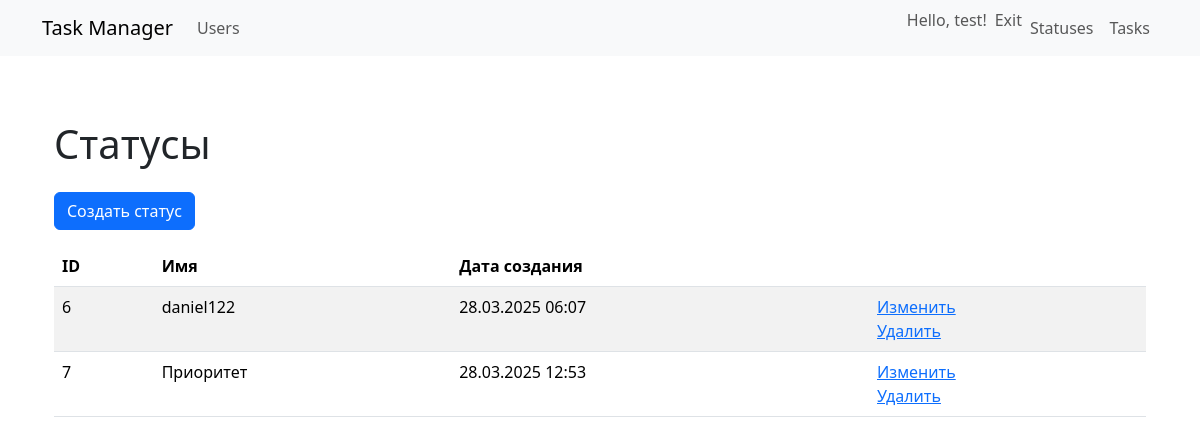
The page /statuses/ (signed in) on the database its author committed.
### user/models.py (models this page shows, shortened)
class User(AbstractUser):
    created_at = models.DateTimeField(auto_now_add=True)
    USERNAME_FIELD = "username"
    REQUIRED_FIELDS = []

### statuses/models.py (models this page shows, shortened)
class Status(models.Model):
    name = models.CharField(
        max_length=100,
        unique=True,
        verbose_name=_("Имя")
    )
    created_at = models.DateTimeField(
        auto_now_add=True,
        verbose_name=_("Дата создания")
    )
    class Meta:
        verbose_name = _("Статус")
        verbose_name_plural = _("Статусы")
        ordering = ["id"]

### statuses/views.py (the view)
# urls.py: path("", StatusesListView.as_view(), name="statuses_list"),
class StatusesListView(LoginRequiredMixin, ListView):
    model = Status
    template_name = "statuses/statuses_list.html"
    context_object_name = "statuses_list"

### task_manager/templates/statuses/statuses_list.html
{% extends 'layouts/application.html' %}
{% load i18n %}
{% block content %}
<div class="container wrapper flex-grow-1">
    <h1 class="my-4">{% trans "Статусы" %}</h1>
    <a href="{% url 'create_status' %}" class="btn btn-primary mb-3">
        {% trans "Создать статус" %}
    </a>
    <table class="table table-striped">
        <thead>
            <tr>
                <th>{% trans "ID" %}</th>
                <th>{% trans "Имя" %}</th>
                <th>{% trans "Дата создания" %}</th>
                <th></th>
            </tr>
        </thead>
        <tbody>
            {% for status in statuses_list %}
            <tr>
                <td>{{ status.id }}</td>
                <td>{{ status.name }}</td>
                <td>{{ status.created_at|date:"d.m.Y H:i" }}</td>
                <td>
                    <a href="{% url 'update_status' status.id %}">{% trans "Изменить" %}</a>
                    <br>
                    <a href="{% url 'delete_status' status.id %}">{% trans "Удалить" %}</a>
                </td>
            </tr>
            {% empty %}
            <tr>
                <td colspan="4" class="text-center">{% trans "Нет статусов." %}</td>
            </tr>
            {% endfor %}
        </tbody>
    </table>
</div>
{% endblock %}

### task_manager/templates/layouts/application.html (shortened to what this page needs)
{% load django_bootstrap5 %}
{% load i18n %}
{% get_current_language as LANGUAGE_CODE %}
<!DOCTYPE html>
<html lang="{{ LANGUAGE_CODE }}">
  <head>
    {% bootstrap_css %}
  </head>
  <body class="d-flex flex-column min-vh-100">
    <nav class="navbar navbar-expand-lg navbar-light bg-light">
      <div class="container">
        <a class="navbar-brand" href="/">{% trans "Task Manager" %}</a>
        <div class="collapse navbar-collapse" id="navbarNav">
          <ul class="navbar-nav me-auto">
            <li class="nav-item">
              <a class="nav-link" href="{% url 'user_list' %}">{% trans "Users" %}</a>
            </li>
          </ul>
          <ul class="navbar-nav">
            {% if user.is_authenticated %}
              <li class="nav-item">
                <span class="navbar-text me-2">{% trans "Hello" %}, {{ user.username }}!</span>
              </li>
              <li class="nav-item">
                <form action="{% url 'logout' %}" method="post" class="d-inline">
                    <button type="submit" class="nav-link btn btn-link p-0">{% trans "Exit" %}</button>
                </form>
            </li>
            <li class="nav-item">
              <a class="nav-link" href="{% url 'statuses_list' %}">{% trans "Statuses" %}</a>
            </li>
            <li class="nav-item">
              <a class="nav-link" href="{% url 'tasks_list' %}">{% trans "Tasks" %}</a>
            </li>
            {% endif %}
          </ul>
        </div>
      </div>
    </nav>
    <div class="container mt-4">
      {% block content %}
      {% endblock %}
    </div>
  </body>
</html>

### rows shown on the page
User: username "test"
Status: id "6", name "daniel122", created_at "28.03.2025 06:07"
Status: id "7", name "Приоритет", created_at "28.03.2025 12:53"
